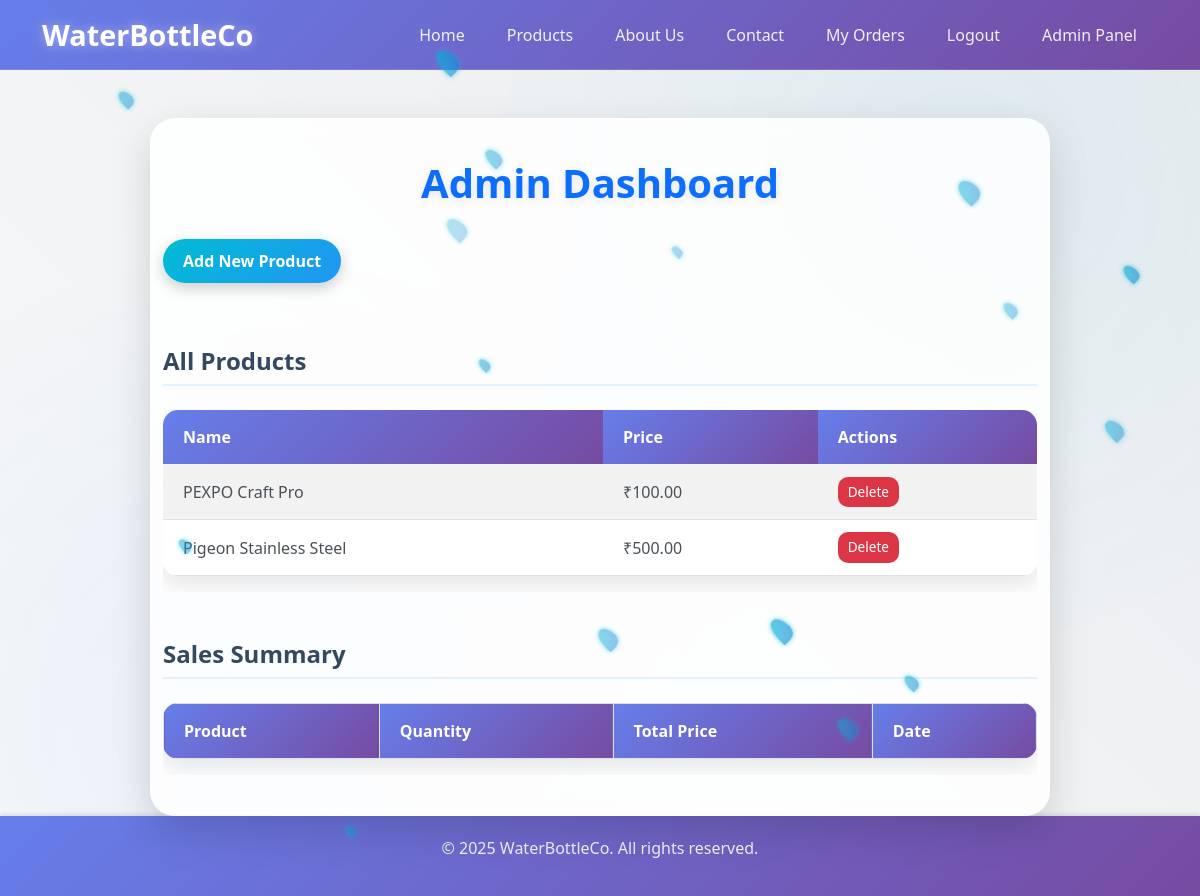
The page /admin-dashboard/ (signed in) on the database as committed earlier.
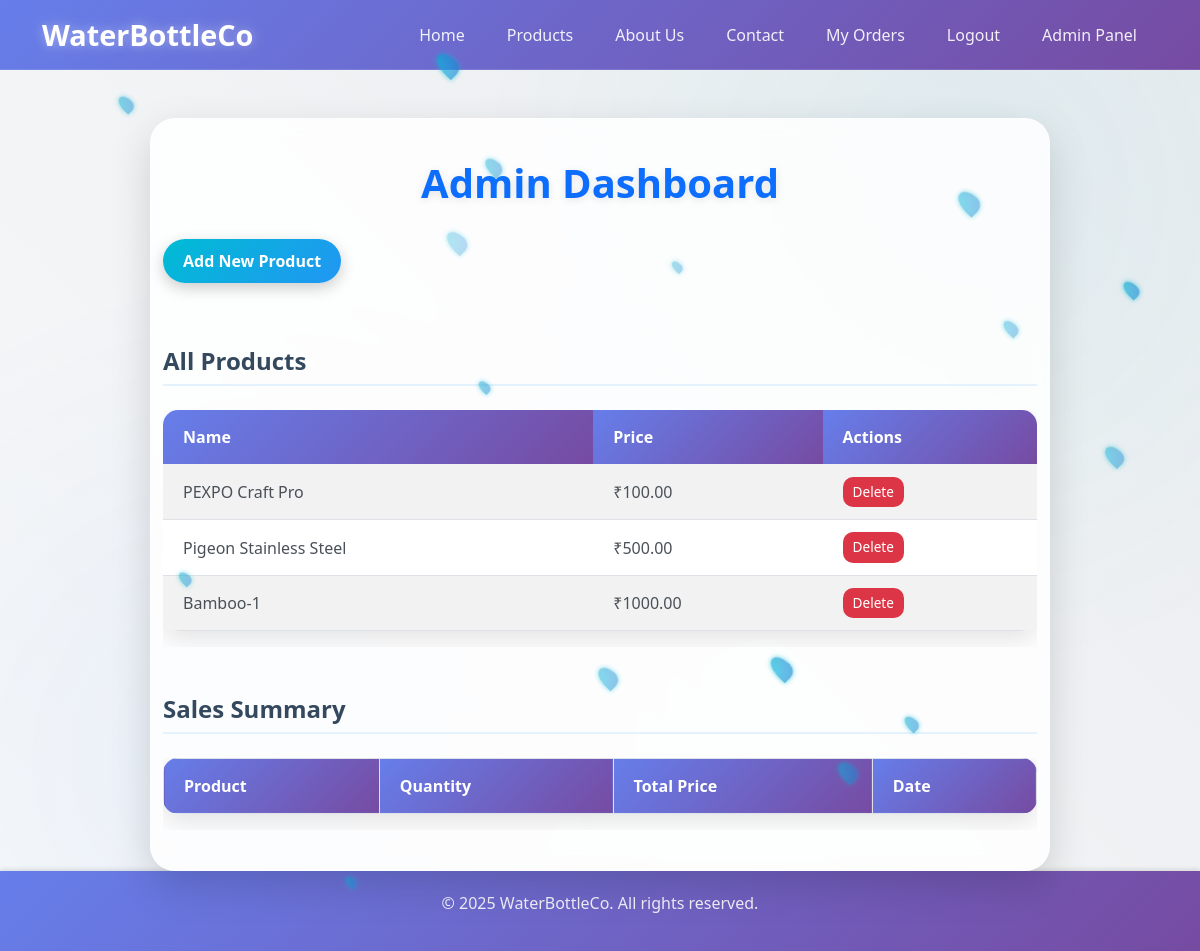
The same page on the database as committed later.
### store/models.py (models this page shows, shortened)
class Product(models.Model):
    name = models.CharField(max_length=100)
    price = models.DecimalField(max_digits=8, decimal_places=2)
    description = models.TextField()
    image = models.ImageField(upload_to='product_images/')
    category = models.CharField(max_length=50, choices=CATEGORY_CHOICES, default='Water Bottle')

### store/views.py (the view)
# urls.py: path('admin-dashboard/', views.admin_dashboard, name='admin_dashboard'),
@login_required
def admin_dashboard(request):
    products = Product.objects.all()
    sales = Sale.objects.all()
    return render(request, 'admin_dashboard.html', {'products': products, 'sales': sales})

### store/templates/admin_dashboard.html (shortened to what this page needs)
<!DOCTYPE html>
<html lang="en">
<head>
    <link rel="stylesheet" href="https://cdn.jsdelivr.net/npm/bootstrap@5.3.0/dist/css/bootstrap.min.css">
</head>
<body>
    <div class="water-droplet" style="top: 10%; left: 10%; width: 12px; height: 18px; animation-delay: 0s, 0s;"></div>
    <div class="water-droplet" style="top: 20%; left: 80%; width: 18px; height: 25px; animation-delay: 1s, 0.5s;"></div>
    <div class="water-droplet" style="top: 40%; left: 40%; width: 9px; height: 14px; animation-delay: 4s, 2s;"></div>
    <div class="water-droplet" style="top: 70%; left: 50%; width: 16px; height: 23px; animation-delay: 5s, 2.5s;"></div>
    <nav class="navbar navbar-expand-lg navbar-dark bg-primary">
        <div class="container">
            <a class="navbar-brand" href="{% url 'home' %}">WaterBottleCo</a>
            <div class="collapse navbar-collapse" id="navbarNav">
                <ul class="navbar-nav ms-auto">
                    <li class="nav-item"><a class="nav-link" href="{% url 'home' %}">Home</a></li>
                    <li class="nav-item"><a class="nav-link" href="{% url 'products' %}">Products</a></li>
                    <li class="nav-item"><a class="nav-link" href="{% url 'about' %}">About Us</a></li>
                    <li class="nav-item"><a class="nav-link" href="{% url 'contact' %}">Contact</a></li>
                    {% if user.is_authenticated %}
                        <li class="nav-item"><a class="nav-link" href="{% url 'my_orders' %}">My Orders</a></li>
                        <li class="nav-item"><a class="nav-link" href="{% url 'logout' %}">Logout</a></li>
                        <li class="nav-item"><a class="nav-link" href="{% url 'admin_dashboard' %}">Admin Panel</a></li>
                    {% else %}
                        <li class="nav-item"><a class="nav-link" href="{% url 'login' %}">Login</a></li>
                        <li class="nav-item"><a class="nav-link" href="{% url 'register' %}">Register</a></li>
                    {% endif %}
                </ul>
            </div>
        </div>
    </nav>
    <div class="container mt-5">
        <h2>Admin Dashboard</h2>
        <a href="{% url 'add_product' %}" class="btn btn-success mb-3">Add New Product</a>
        <h4>All Products</h4>
        <div class="table-responsive">
            <table class="table table-striped">
                <thead>
                    <tr>
                        <th>Name</th>
                        <th>Price</th>
                        <th>Actions</th>
                    </tr>
                </thead>
                <tbody>
                    {% for product in products %}
                    <tr>
                        <td>{{ product.name }}</td>
                        <td>₹{{ product.price }}</td>
                        <td>
                            <a href="{% url 'delete_product' product.id %}" class="btn btn-danger btn-sm">Delete</a>
                        </td>
                    </tr>
                    {% endfor %}
                </tbody>
            </table>
        </div>
        <h4 class="mt-5">Sales Summary</h4>
        <div class="table-responsive">
            <table class="table table-bordered">
                <thead>
                    <tr>
                        <th>Product</th>
                        <th>Quantity</th>
                        <th>Total Price</th>
                        <th>Date</th>
                    </tr>
                </thead>
            </table>
        </div>
    </div>
    <footer class="footer">
        <div class="container">
            <p>&copy; 2025 WaterBottleCo. All rights reserved.</p>
        </div>
    </footer>
</body>
</html>

Rows that differ between the two databases and show on the page:
added Product: name "Bamboo-1", price "1000.00"
